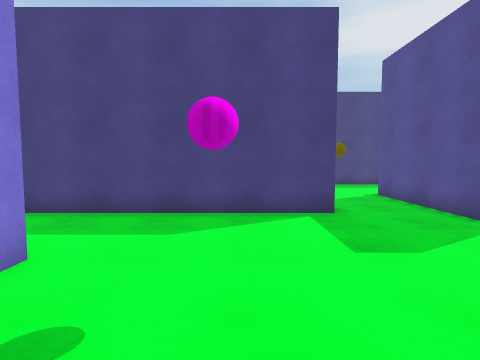
[1] (above)

18 first-person views from a walk through a 3-D level made in the Unity game engine. The camera is 1.4 m above the floor, tilts 4° down and sees 80° across. The floor is counted in squares, 1 m on a side. Each view is taken from the middle of a square. On the plan, view 1 faces up. The plan holds only what a view shows up to about 14 squares ahead; the rest is blank. The player is left out.

[2]
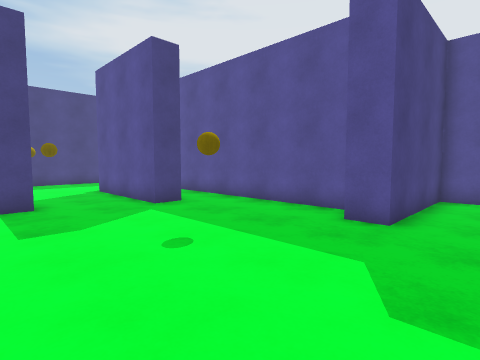

[3]
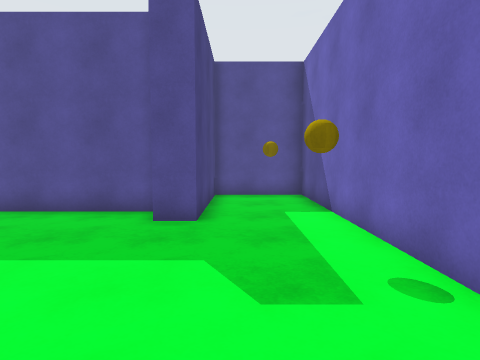

[4]
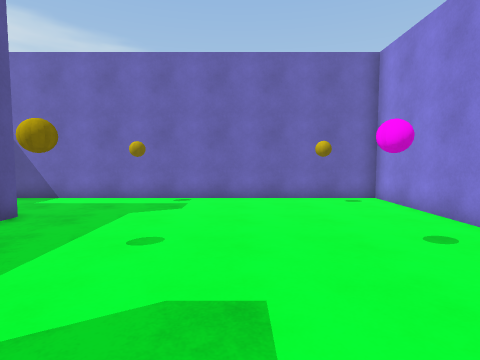

[5]
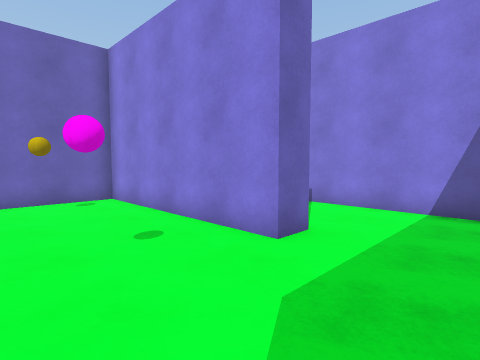

[6]
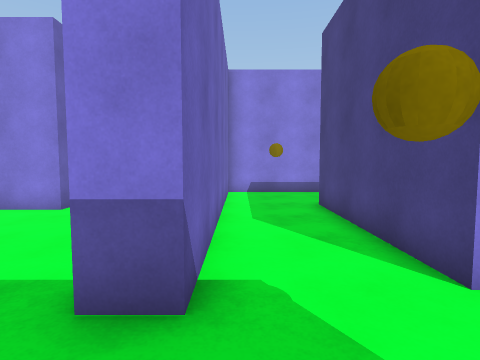

[7]
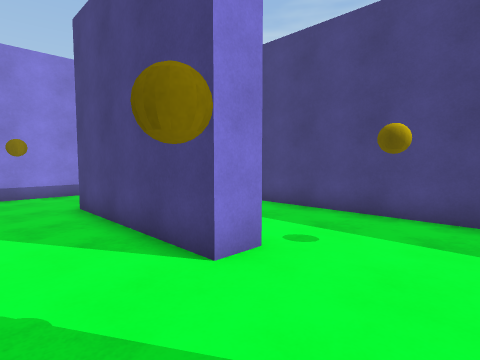

[8]
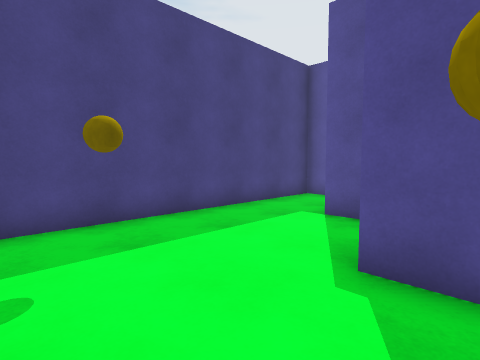

[9]
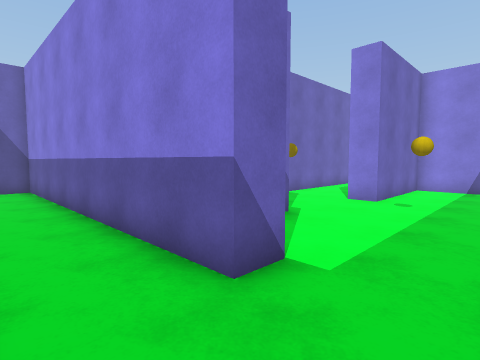

[10]
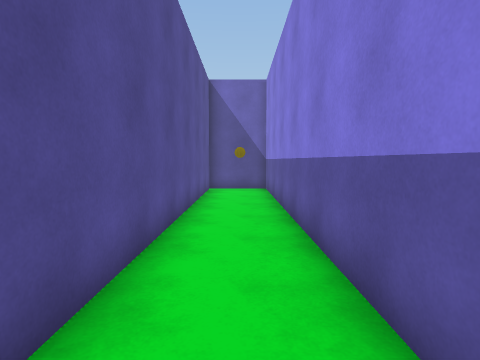

[11]
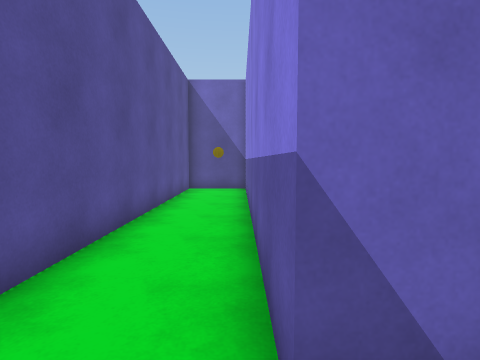

[12]
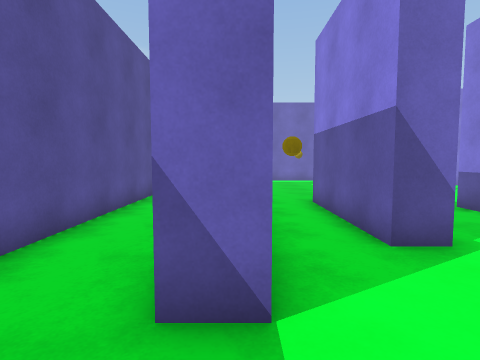

[13]
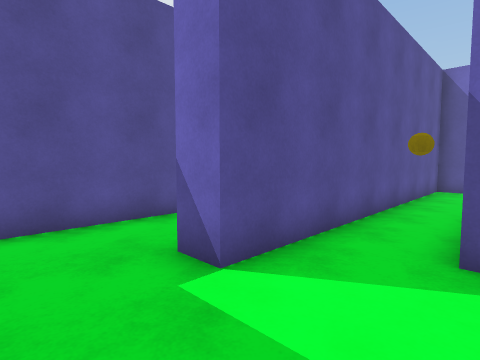

[14]
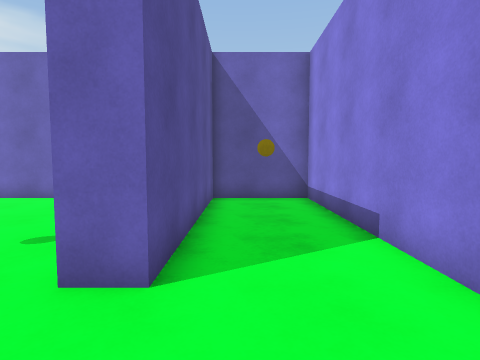

[15]
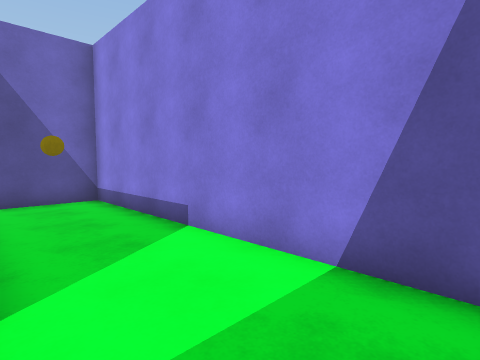

[16]
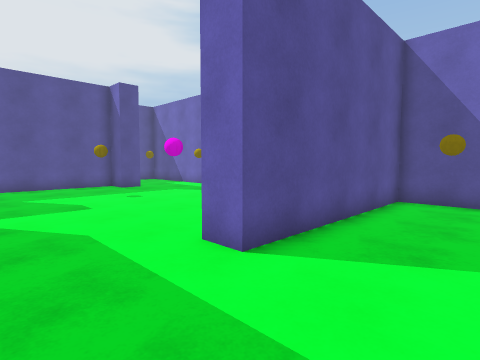

[17]
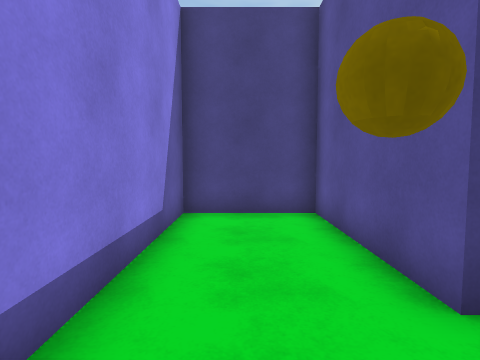

[18]
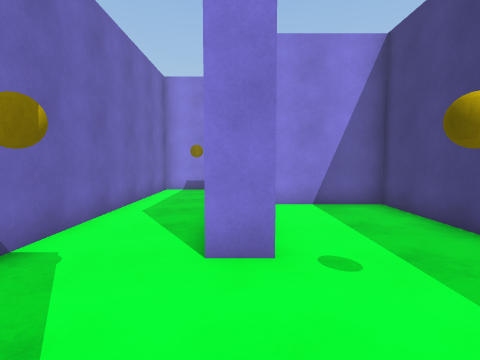

### Floor plan
Points are (right, up) in squares from view 1. A wall is a line through its corners. A room is listed if a view was taken in it or the views show most of it. See-through windows are left out.
Room 1 (views 1, 2, 3, 4, 5, 6, 7, 8, 9, 10, 11, 12, 13, 14, 15, 16, 17, 18)
walls: (5.6, 6.4) (5.6, 11.4) (6.5, 11.4) (6.5, 6.4) (5.6, 6.4); (-7.5, 6.8) (-7.5, -3.5) (-4, -3.5) (-4, 4) (-3, 4) (-3, -3.5) (12.5, -3.5) (12.5, 0) (7.5, 0) (7.5, 1) (8.7, 1) (8.7, 13.6) (9.7, 13.6) (9.7, 1) (12.5, 1) (12.5, 16.5) (-3, 16.5) (-3, 12.5) (2, 12.5) (2, 11.5) (-4, 11.5) (-4, 16.5) (-7.5, 16.5) (-7.5, 8.5) (2.5, 8.5) (2.5, 7.5) (-5.8, 7.5)

Positions as (right, up) in squares from view 1, and headings:
1: (0, 0), facing up
2: (1, -2), facing up-right
3: (1, -1), facing right
4: (2, 7), facing down
5: (1, 7), facing down-left
6: (5, 9), facing left
7: (5, 9), facing up-left
8: (2, 10), facing up-right
9: (12, 16), facing down-left
10: (11, 15), facing down
11: (10, 15), facing down
12: (9, 16), facing down
13: (6, 16), facing down-right
14: (-5, 7), facing down
15: (-4, 7), facing down-left
16: (-7, 7), facing down-right
17: (-6, 9), facing up
18: (6, 12), facing left
